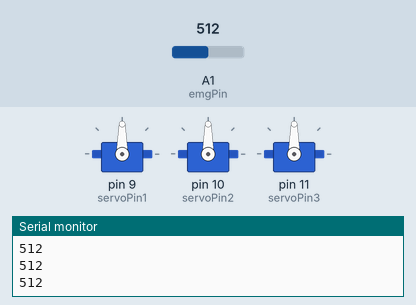
Bench run of a sketch on a simulated Arduino Uno, built with avr-gcc and run on an emulated ATmega328P. Shown: 3 × servo, the last lines printed to the serial monitor. The test bench sets the inputs (shaded band); at power-on: A1 (emgPin) = 512.

Above: at 1.3 s.
1.4 s: A1 (emgPin) set to 483
At 1.8 s:
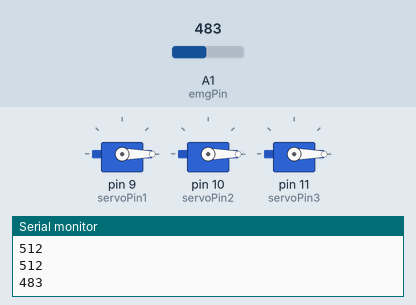
3.0 s: A1 (emgPin) set to 510
At 4.2 s:
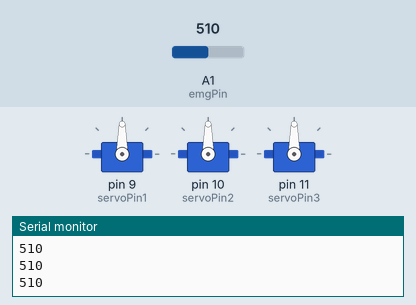
4.5 s: A1 (emgPin) set to 490
At 5.4 s:
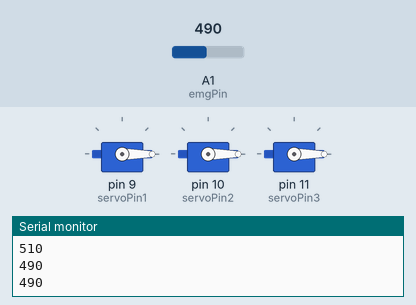
Timing chart, 0 to 7.5 s (numbered marks = the images above; inputs shaded):
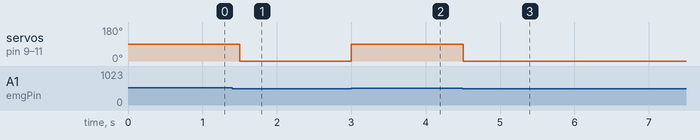

Measured:
- the behaviour switches between 501 and 500 on A1 (emgPin) (found by bisection; images 0 and 1)
- after the input at 1.4 s, servo on pin 9 (servoPin1), servo on pin 10 (servoPin2), servo on pin 11 (servoPin3): 90° → 0° after 0.10 s
- after the input at 3.0 s, servo on pin 9 (servoPin1), servo on pin 10 (servoPin2), servo on pin 11 (servoPin3): 0° → 90° at once
- after the input at 4.5 s, servo on pin 9 (servoPin1), servo on pin 10 (servoPin2), servo on pin 11 (servoPin3): 90° → 0° at once

The sketch:

EMG_Patchy_3_servo.ino
```cpp
#include <Servo.h>

// Define servos
Servo servo1;
Servo servo2;
Servo servo3;

// Define pins
const int emgPin = A1; // EMG signal input pin
const int servoPin1 = 9;
const int servoPin2 = 10;
const int servoPin3 = 11;

// Threshold for EMG activation
int emgThreshold = 500;  // Adjust based on your setup

void setup() {
  // Attach servos to pins
  servo1.attach(servoPin1);
  servo2.attach(servoPin2);
  servo3.attach(servoPin3);

  // Initialize serial communication for debugging
  Serial.begin(9600);
}

void loop() {
  // Read the EMG signal
  int emgValue = analogRead(emgPin);

  // Debugging purpose: print EMG value
  Serial.println(emgValue);

  // Control servo 1 based on EMG signal
  if (emgValue > emgThreshold) {
    servo1.write(90);  // Move servo to a specific angle (e.g., 90 degrees)
    servo2.write(90);  // Move servo to a specific angle (e.g., 90 degrees)
    servo3.write(90);  // Move servo to a specific angle (e.g., 90 degrees)
  } else {
    servo1.write(0);   // Default position (e.g., 0 degrees)
    servo2.write(0);   // Default position (e.g., 0 degrees)
    servo3.write(0);   // Default position (e.g., 0 degrees)


  }

  // Add a small delay to stabilize readings
  delay(500);
}
```
